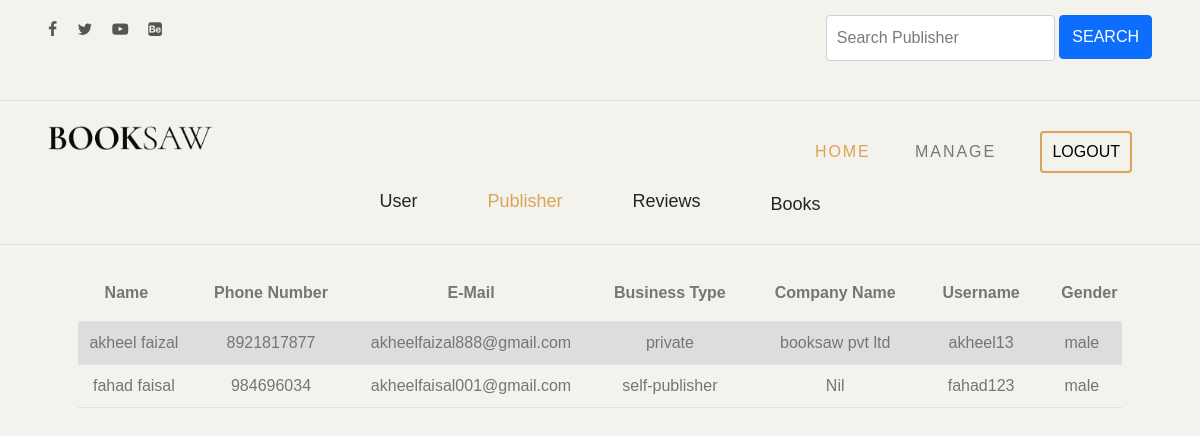
The app's page /adminpublisherdisp with its own data.
### bookapp/models.py (models this page shows, shortened)
class addPublisher(models.Model):
    name = models.CharField(max_length=200)
    phone = models.CharField(max_length=200)
    email = models.CharField(max_length=200)
    business_Type = models.CharField(max_length=200)
    company_Name = models.CharField(max_length=200)
    username = models.CharField(max_length=200)
    password = models.CharField(max_length=200)
    gender_choices = [('male', 'male'), ('female', 'female'), ('not specified', 'not specified')]
    gender = models.CharField(max_length=200, choices=gender_choices, default='not specified')
    publisher_photo = models.FileField(max_length=200)

### bookapp/views.py (the view)
# urls.py: path('adminpublisherdisp', views.adminpublisherdisplay),
def adminpublisherdisplay(request):
    publishers = addPublisher.objects.all()
    publisher_info = publishers
    if request.method == 'GET':
        member = request.GET.get('searchInput')
        if not member and 'searchInput' in request.GET:
            return redirect(reverse(adminpublisherdisplay))
        if member:
            publisher_info = addPublisher.objects.filter(Q(name__icontains=member))
            if publisher_info:
                print("match found")
            else:
                print("no match")
                publisher_info = []
        else:
            print("no input")
    return render(request, 'adminHomepublishersection.html', {'publishers': publisher_info})

### template/adminHomepublishersection.html (shortened to what this page needs)
<!DOCTYPE html>
<html lang="en">
<head>
	{% load static %}
	<link rel="stylesheet" href="https://cdn.jsdelivr.net/npm/bootstrap@5.0.2/dist/css/bootstrap.min.css">
    <link rel="stylesheet" href="https://cdn.jsdelivr.net/npm/bootstrap-icons@1.5.0/font/bootstrap-icons.css">
	<link rel="stylesheet" type="text/css" href="{% static 'css/normalize.css' %}">
	<link rel="stylesheet" type="text/css" href="{% static 'icomoon/icomoon.css' %}">
	<link rel="stylesheet" type="text/css" href="{% static 'css/vendor.css' %}">
	<link rel="stylesheet" type="text/css" href="{% static 'style.css' %}">
</head>
<body data-bs-spy="scroll" data-bs-target="#header" tabindex="0">
	<div id="header-wrap">
		<div class="top-content">
			<div class="container-fluid">
				<div class="row">
					<div class="col-md-6">
						<div class="social-links">
							<ul>
								<li>
									<a href="#"><i class="icon icon-facebook"></i></a>
								</li>
								<li>
									<a href="#"><i class="icon icon-twitter"></i></a>
								</li>
								<li>
									<a href="#"><i class="icon icon-youtube-play"></i></a>
								</li>
								<li>
									<a href="#"><i class="icon icon-behance-square"></i></a>
								</li>
							</ul>
						</div>
					</div>
					<div class="col-md-6">
						<div class="right-element">
							<div class="action-menu">
								<div class="search">
									<form method="GET" action="" style="display: contents;margin:0;">
										<input type="search" name="searchInput" placeholder="Search Publisher">
										<button style="height:44px;position:relative;top:-2px;" class="btn btn-primary m-0" type="submit">Search</button>
									</form>
								</div>
							</div>
						</div>
					</div>
				</div>
			</div>
		</div>
		<header id="header">
			<div class="container-fluid">
				<div class="row">
					<div class="col-md-2">
						<div class="main-logo">
							<a href="index.html"><img src="{% static 'images/main-logo.png' %}" alt="logo"></a>
						</div>
					</div>
					<div class="col-md-10">
						<nav id="navbar">
							<div class="main-menu stellarnav">
								<ul class="menu-list">
									<li class="menu-item active"><a href="#home">Home</a></li>
									<li class="menu-item"><a href="adminusermanage" class="nav-link">Manage</a></li>
									<li class="menu-item"><a href="logout" class="nav-link"><button id="logoutbutton" style="padding:7px 10px;margin:0;height:auto;border: 2px solid #daa556;" class="btn">LOGOUT</button></a></li>
								</ul>
							</div>
						</nav>
					</div>
				</div>
				<div class="row">
					<div class="col-md-12">
						<div class="sort">
							<ul>
								<li><a href="adminhome" class="text-dark banner-list">User</a></li>
								<li><a href="#" style="color: #daa556 !important;" class="text-dark banner-list">Publisher</a></li>
								<li><a href="adminreviewdisp" class="text-dark banner-list">Reviews</a></li>
								<li><a href="adminbook" class="text-dark banner-list">Books</a></li>
							</ul>
						</div>
					</div>
				</div>
			</div>
		</header>
	</div>
	<section class="user_details">
			<div class="container">
				{% if publishers %}
					<table>
						<tr>
							<th class="text-center">Name</th>
							<th class="text-center">Phone Number</th>
							<th class="text-center">E-Mail</th>
							<th class="text-center">Business Type</th>
							<th class="text-center">Company Name</th>
							<th class="text-center">Username</th>
							<th class="text-center">Gender</th>
						</tr>
						{% for publisher in publishers %}
							<tr>
								<td class="text-center">{{publisher.name}}</td>
								<td class="text-center">{{publisher.phone}}</td>
								<td class="text-center">{{publisher.email}}</td>
								<td class="text-center">{{publisher.business_Type}}</td>
								<td class="text-center">{{publisher.company_Name}}</td>
								<td class="text-center">{{publisher.username}}</td>
								<td class="text-center">{{publisher.gender}}</td>
							</tr>
						{% endfor %}
					</table>
				{% else %}
					<h2>No Users</h2>
				{% endif %}
			</div>
	</section>
</body>
</html>

### static/icomoon/icomoon.css (style rules this page uses)
[class^="icon-"], [class*=" icon-"] { font-family: 'icomoon' !important; speak: never; font-style: normal; font-weight: normal; font-variant: normal; text-transform: none; line-height: 1; -webkit-font-smoothing: antialiased; -moz-osx-font-smoothing: grayscale; }
.icon-twitter:before { content: "\f099"; }
.icon-facebook:before { content: "\f09a"; }
.icon-youtube-play:before { content: "\f16a"; }
.icon-behance-square:before { content: "\f1b5"; }

### records on screen
addPublisher: name "akheel faizal", phone "8921817877", email "akheelfaizal888@gmail.com", business_Type "private", company_Name "booksaw pvt ltd", username "akheel13", gender "male"
addPublisher: name "fahad faisal", phone "984696034", email "akheelfaisal001@gmail.com", business_Type "self-publisher", company_Name "Nil", username "fahad123", gender "male"
